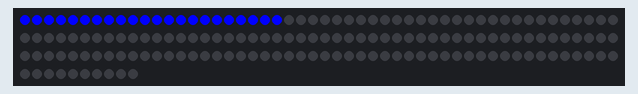
Bench run of a program on a simulated Raspberry Pi (BCM pin numbers). Parts: 160 RGB LEDs in strip order, left to right, continuing on the next row.

Above: at 0.46 s.
At 3.19 s:
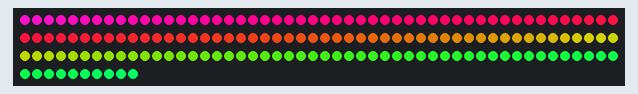
At 6.22 s:
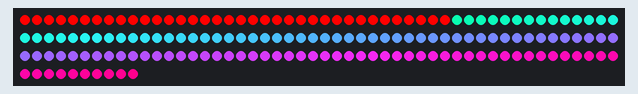
At 12.2 s:
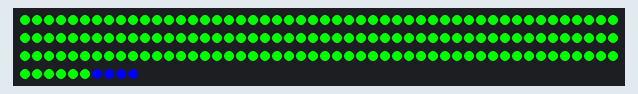
At 16.4 s:
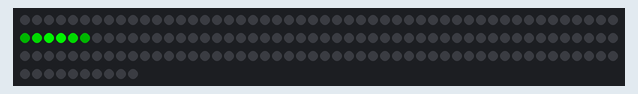
At 25.53 s:
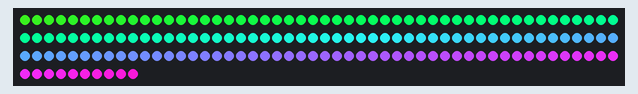

Measured:
- what the display in image 3 shows lasts 0.7 s, from 12.2 s to 12.9 s

The program:

demo.py
```python
# (licence header left out)
import math
import sys
import time

from LedStrip_WS2801 import LedStrip_WS2801, LedStrip_WS2801_FileBased


def mySin(a, min, max):
    return min + ((max - min) / 2.) * (math.sin(a) + 1)


def rainbow(a):
    intense = 255
    return [int(mySin(a, 0, intense)), int(mySin(a + math.pi / 2, 0, intense)), int(mySin(a + math.pi, 0, intense))]


def fillAll(ledStrip, color, sleep):
    for i in range(0, ledStrip.nLeds):
        ledStrip.setPixel(i, color)
        ledStrip.update()
        time.sleep(sleep)


def rainbowAll(ledStrip, times, sleep):
    for t in range(0, times):
        for i in range(0, ledStrip.nLeds):
            ledStrip.setPixel(i, rainbow((1.1 * math.pi * (i + t)) / ledStrip.nLeds))
        ledStrip.update()
        if (sleep != 0):
            time.sleep(sleep)


def antialisedPoint(ledStrip, color, step, dscale, sleep=0):
    rr = color[0]
    gg = color[1]
    bb = color[2]
    screenOffset = int(1.0 / (step * dscale)) + 1
    for j in range(-screenOffset, int(ledStrip.nLeds / step + screenOffset)):
        for i in range(0, ledStrip.nLeds):
            delta = 1 - abs(i - j * step) * dscale
            if delta < 0:
                delta = 0
            ledStrip.setPixel(i, [int(delta * rr), int(delta * gg), int(delta * bb)])
        ledStrip.update()
        #   time.sleep(sleep)


def knight_rider(ledStrip, trail_nb_leds=3, color=[255, 0, 0], times=5, sleep=0.08):
    if trail_nb_leds > ledStrip.nLeds or trail_nb_leds <= 0:
        raise ValueError("Wrong trail_nb_leds value")
    black_color = [0, 0, 0]

    for i in range(times):
        # left to right
        for i in range(ledStrip.nLeds + trail_nb_leds):
            ledStrip.setAll(black_color)
            for j in range(min(i + 1, trail_nb_leds)):
                if i - j <= ledStrip.nLeds:
                    ledStrip.setPixel(index=i - j, color=[x / max((j * 8), 1) for x in color]) #  division is to fake lower brightness
            ledStrip.update()
            time.sleep(sleep)

        # right to left
        for i in reversed(range(-trail_nb_leds, ledStrip.nLeds)):
            ledStrip.setAll(black_color)
            for j in range(min(ledStrip.nLeds - i + 1, trail_nb_leds)):
                if i + j >= 0:
                    ledStrip.setPixel(index=i + j, color=[x / max((j * 8), 1) for x in color]) #  division is to fake lower brightness
            ledStrip.update()
            time.sleep(sleep)

        time.sleep(0.7)


if __name__ == '__main__':
    if len(sys.argv) == 1:
        nrOfleds = 160
    else:
        nrOfleds = int(sys.argv[1])
    delayTime = 0.01

    # oldStrip = LedStrip_WS2801_FileBased(nrOfleds, "/dev/spidev0.0")
    # fillAll(oldStrip, [255, 0, 0], delayTime)
    # oldStrip.close()

    ledStrip = LedStrip_WS2801(nrOfleds)

    while 1:
        fillAll(ledStrip, [0, 255, 0], delayTime)
        rainbowAll(ledStrip, 200, 0.01)
        fillAll(ledStrip, [255, 0, 0], 0.01)
        fillAll(ledStrip, [0, 255, 0], 0.01)
        fillAll(ledStrip, [0, 0, 255], 0.01)
        antialisedPoint(ledStrip, [255, 0, 0], 0.5, 0.3)
        antialisedPoint(ledStrip, [0, 255, 0], 0.5, 0.3)
        antialisedPoint(ledStrip, [0, 0, 255], 0.5, 0.3)
        rainbowAll(ledStrip, 500, 0.01)
        knight_rider(ledStrip)
```

LedStrip_WS2801.py
```python
# (licence header left out)
import spidev


class LedStrip_WS2801(object):
    """Access to SPI with python spidev library."""
    # spiDevice has format [
    def __init__(self, nLeds, nBuffers=1):
        self.spi = spidev.SpiDev()  # create spi object
        self.spi.open(0, 1)
        self.spi.max_speed_hz = 1000000
        self.nLeds = nLeds
        self.nBuffers = nBuffers
        self.buffers = []
        for i in range(0, nBuffers):
            ba = []
            for l in range(0, nLeds):
                ba.extend([0, 0, 0])
            self.buffers.append(ba)

    def close(self):
        if (self.spi != None):
            self.spi.close()
            self.spi = None

    def update(self, bufferNr=0):
        self.spi.writebytes(self.buffers[bufferNr])

    def setAll(self, color, bufferNr=0):
        for i in range(0, self.nLeds):
            self.setPixel(i, color, bufferNr)

    def setPixel(self, index, color, bufferNr=0):
        self.buffers[bufferNr][index * 3:index * 3 + 3] = (color[0], color[2], color[1])


class LedStrip_WS2801_FileBased(LedStrip_WS2801):
    """Filebased acces to SPI."""
    def __init__(self, nLeds, spiDevice, nBuffers=1):
        self.spi = open(spiDevice, "w")
        self.nLeds = nLeds
        self.nBuffers = nBuffers
        self.buffers = []
        for i in range(0, nBuffers):
            ba = bytearray()
            for l in range(0, nLeds):
                ba.extend([0, 0, 0])
            self.buffers.append(ba)

    def update(self, bufferNr=0):
        self.spi.write(self.buffers[bufferNr])
        self.spi.flush()
```
